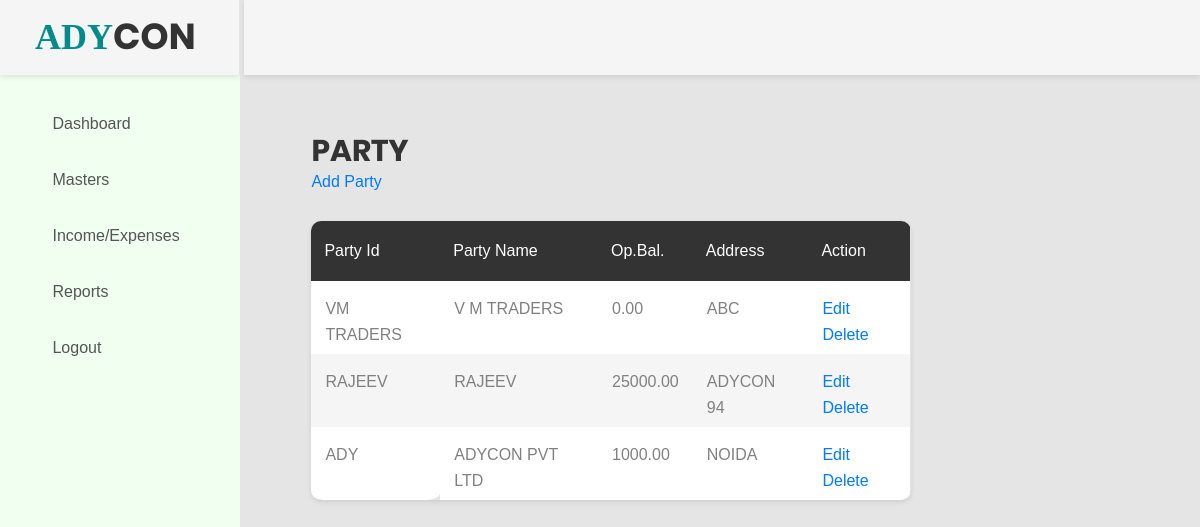
The page /party.php (signed in) on the database its author committed.
### tables this page shows
CREATE TABLE `party` (
  `party_id` varchar(50) NOT NULL,
  `party_name` varchar(255) NOT NULL,
  `address1` varchar(255) NOT NULL,
  `op_bal` float(10,2) NOT NULL
);

### party.php (the view, shortened to what this page needs)
<?php
include('header.php');
$res= mysqli_query($con,"Select * from party order by party_id desc");
?>
<?php
if (mysqli_num_rows($res)>=0) {
?>
<div class="main-content">
    <div class="section__content section__content--p30">
        <div class="container-fluid">
            <div class="row">
                <div class="col-lg-9">
                <h2>PARTY</h2>
                <a href="manage_party.php">Add Party</a><br></br>
                    <div class="table-responsive table--no-card m-b-30">
                        <table class="table table-borderless table-striped table-earning">
                            <thead>
    <tr>
        <th>Party Id</th>
        <th>Party Name</th>
        <th>Op.Bal.</th>
        <th>Address</th>
        <th>Action</th>
    </tr>
    </thead>
    <tbody>
    <?php
    while($row=mysqli_fetch_assoc($res)){
    ?>
    <tr>
        <td><?php echo $row['party_id'];?></td>
        <td><?php echo $row['party_name'];?></td>
        <td><?php echo $row['op_bal'];?></td>
        <td><?php echo $row['address1'];?></td>
        <td>
            <a href="manage_party.php?id=<?php echo $row['party_id'];?>">Edit</a>
            <a href="?type=delete&id=<?php echo $row['party_id'];?>">Delete</a>
        </td>
    </tr>
    <?php } ?>
    </tbody>
</table>
<?php
    }
    else{
        echo "No Data Found";
    }
?>
                     </div>
                </div>
            </div>
        </div>
    </div>
</div>
<?php
include('footer.php');
?>

### rows shown on the page
party: party_id "VM TRADERS", party_name "V M TRADERS", op_bal "0.00", address1 "ABC"
party: party_id "RAJEEV", party_name "RAJEEV", op_bal "25000.00", address1 "ADYCON 94"
party: party_id "ADY", party_name "ADYCON PVT LTD", op_bal "1000.00", address1 "NOIDA"
